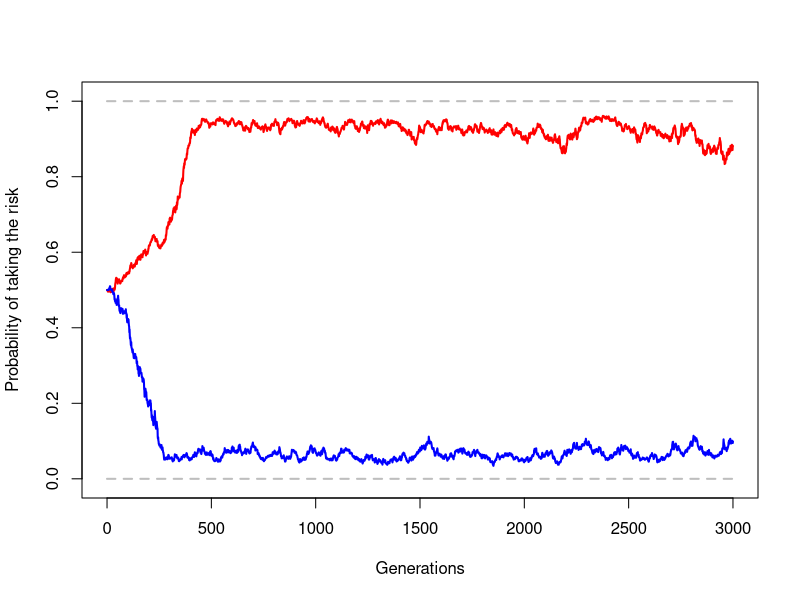

Write R code to recreate this figure.
################################### Exercise sheet 6 ###################################

#rm(list=ls()) # Clear all stored variables.

### Summary of parameters
TF = 3000
Npop = 500

ratio.P = 0.5 # Proportion of high env area
prob.A = 0.5 #Probability of sucess in a risk-taking foraging

fitness = function (resource, env){
  if( env == "high")  return(3*log(1 + resource))
  else return( 0.25*(exp(resource) - 1) )
}

resource = function(xH, xL, env){
  if( env == "low")  ifelse(rbinom(1, 1, xL), rbinom(1,1,prob.A)/prob.A, 1)
  else ifelse(rbinom(1, 1, xH), rbinom(1,1,prob.A)/prob.A, 1)
}

mutation = function(p){
  pp = p + rnorm(1, 0, 0.01) # Adds a mutation
  if(pp > 1) return(1)
  if(pp < 0) return(0)
  else return(pp)
}
  

xH = rep(0.5, Npop) # Probability of risk-proneness in high condition enviroments
xL = rep(0.5, Npop) # Probability of risk-proneness in low condition enviroments
env = sample(c("high", "low"), Npop, prob=c(ratio.P, 1-ratio.P), replace = T) #Enviroment of each individual 


# Vectors to save statistics
gens    = c(0)
xL.mean = c(mean(xL))
xH.mean = c(mean(xH))

for (time in seq(1,TF)) {
  
  # Calculates the number of resources a individual gets
  r.i = mapply(resource, xH, xL, env)
  
  # Calculates the fitness of each individual 
  W.i = mapply(fitness, r.i, env)

  # Sample individuals to replicate
  new.idx = sample.int(Npop, Npop, prob=W.i, replace=T) 
  
  xH = sapply(xH[new.idx], mutation)
  xL = sapply(xL[new.idx], mutation)
  
  # Enviroment of each individual
  new.env = sample(c("high", "low"), Npop, prob=c(ratio.P, 1-ratio.P), replace = T)  
  env = new.env
  
  # Measures at each time step
  gens    = append(gens, time )
  xL.mean = append(xL.mean, mean(xL) )
  xH.mean = append(xH.mean, mean(xH) )
}

plot(gens, xL.mean, 'l', col ="red", ylim=c(-0.01,1.01), lwd =2, 
     ylab="Probability of taking the risk", xlab="Generations")
points(gens, xH.mean, 'l', col ="blue", lwd =2)
curve(1+0*x,col ="gray", lty="dashed", lwd =2, add = T)
curve(0+0*x,col ="gray", lty="dashed", lwd =2, add = T)


